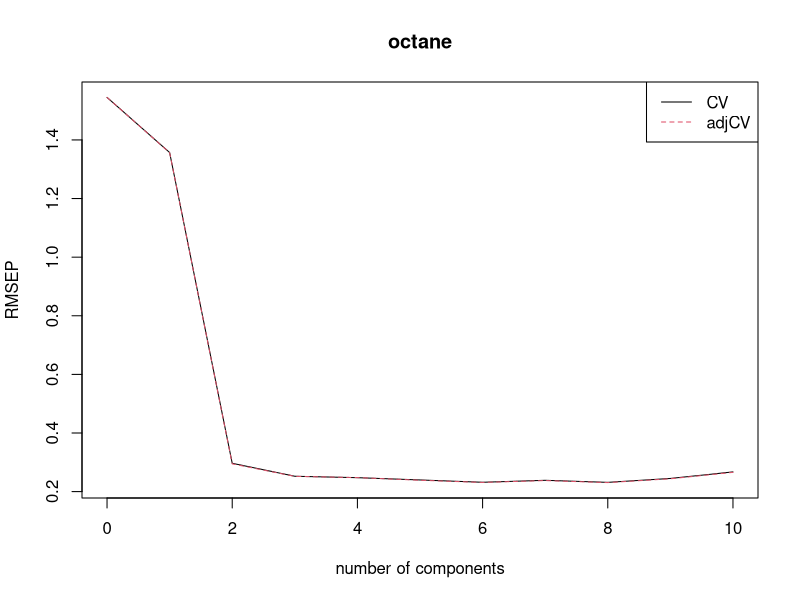
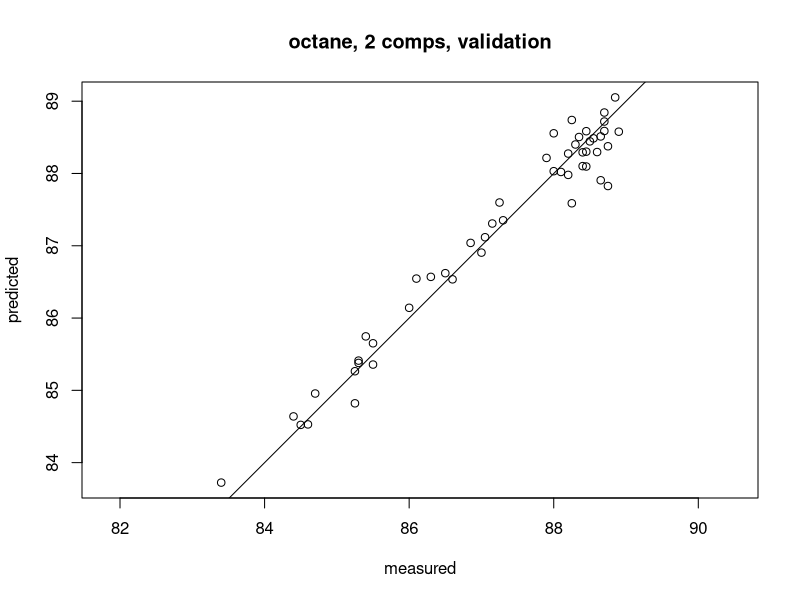
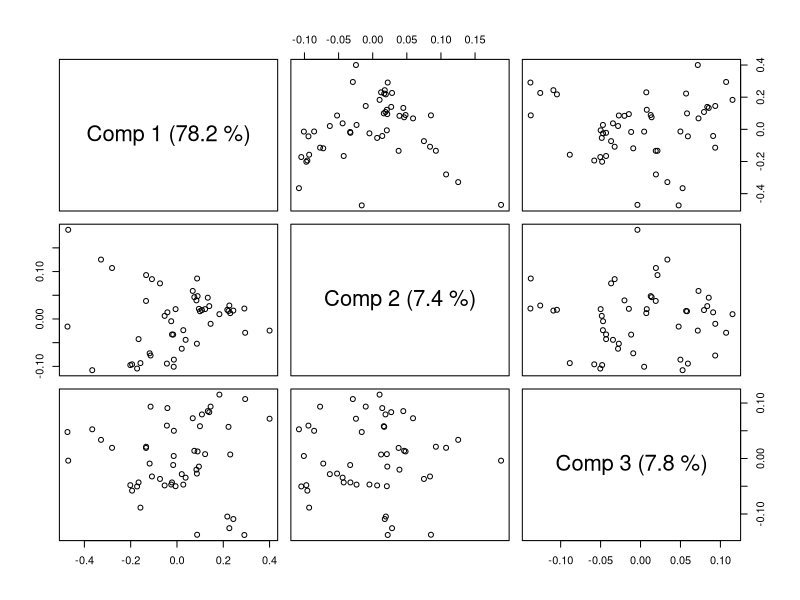
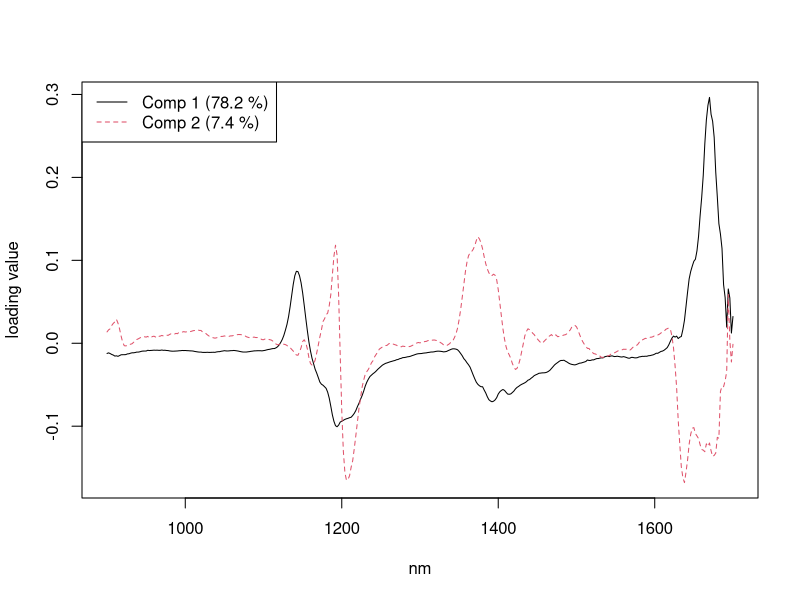
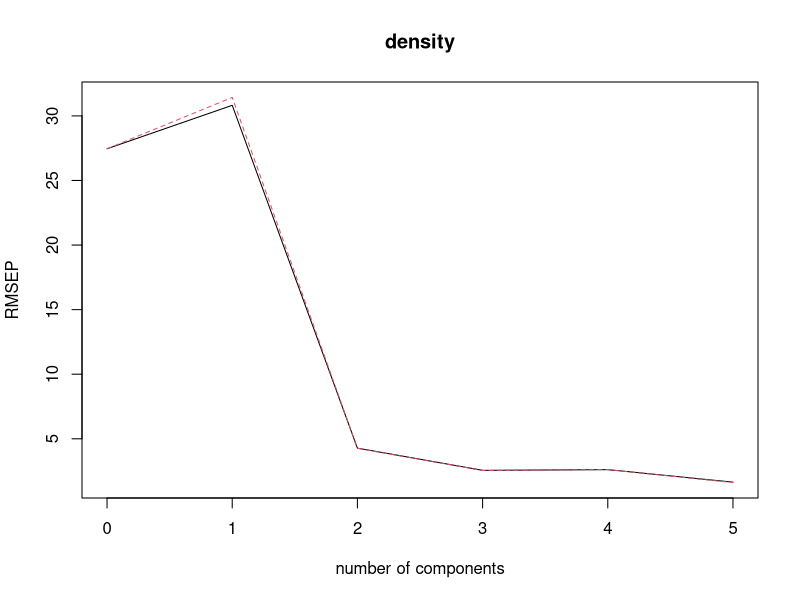
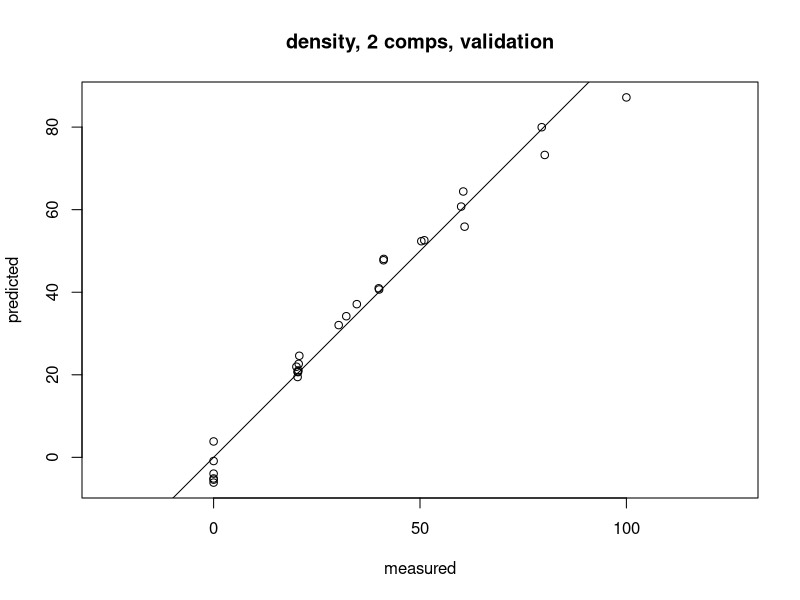
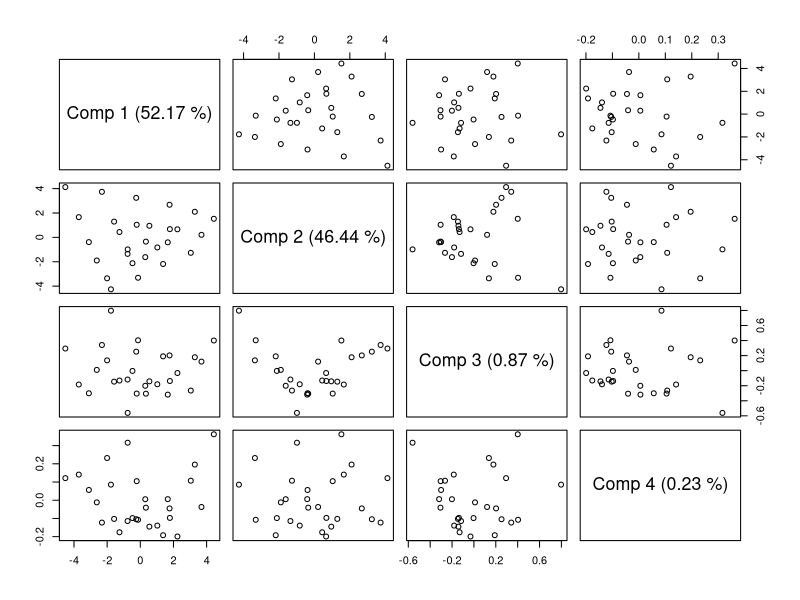
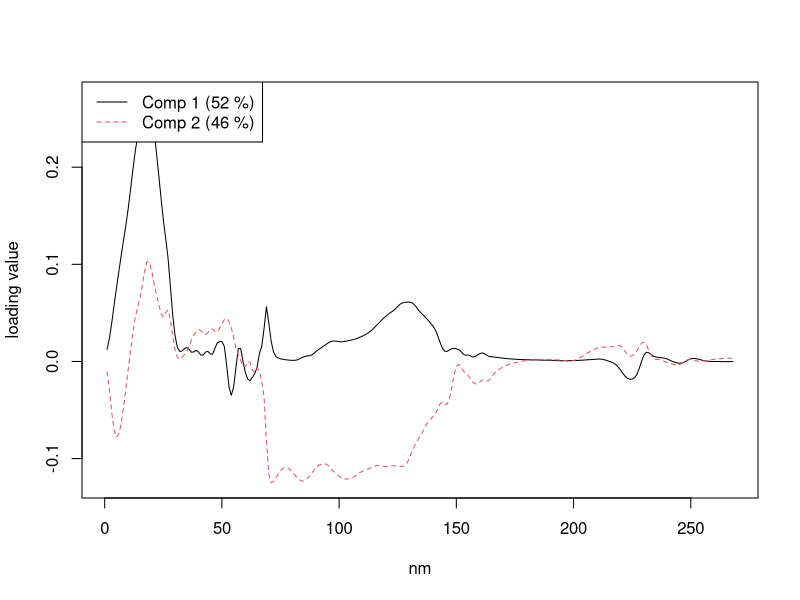

The R script that drew these images, in order:
# Partial Least Squares and Principal Components Regression 
# Examples from: http://ccs1.hnue.edu.vn/hungtd/papers/PLS_Based_Methods/R-package-paper.pdf
library(pls)

data("yarn")
data("oliveoil")
data("gasoline")

options(digits = 4)

gasTrain <- gasoline[1:50, ]
gasTest <- gasoline[51:60, ]

# Partial Least Squares Regression
gas1 <- plsr(octane ~ NIR, ncomp = 10, data = gasTrain, validation = "LOO")

# model has 10 components and uses LOOCv to validation perf.

summary(gas1)
# Use Root Mean Squared Error of Prediction (RMSEP) to evaluate results

# plot the estimated RMSEPs against the # of components
# we see an 'elbow' at two, where RMSEP is 0.2966
plot(RMSEP(gas1), legendpos = "topright")

# Typically to get the same RMSEP performance, PCR will need more components

# Plot predicted versus actual with 2 components
plot(gas1, ncomp = 2, asp = 1, line = T)

# Score plot:  Look at the first three components for evidence of grouping or outliers
plot(gas1, plottype = "scores", comps = 1:3)

# Variance explained by each component
explvar(gas1)

# Make predictions on test set
predict(gas1, ncomp = 2, newdata = gasTest)

# Calculate the test RMSEP
RMSEP(gas1, newdata = gasTest) # 0.2445 for 2 components


# Loading Plot:  Look at peaks in the components plotted
plot(gas1, plottype = "loadings", comps = 1:2, legendpos = "topleft",
     labels = "numbers", xlab = "nm")  # labels=numbers makes the plot interpret the variables as numbers




#  TRY AGAIN USING PRINCIPAL COMPONENTS REGRESSION
dens1 <- pcr(density ~ NIR, ncomp = 5, data = yarn, validation = "LOO")

summary(dens1)

# plot RMSE against # of components
plot(RMSEP(dens1))

# plot predicted versus actual with 2 components
plot(dens1, ncomp = 2, asp = 1, line = T)

# Score plot:
plot(dens1, plottype = "scores", comps = 1:4)

# variance explained by each component
explvar(dens1) # the first two components explain 98.6% of variation

# Loading Plot
plot(dens1, plottype = "loadings", comps = 1:2,
     legendpos = "topleft", xlab = "nm")
